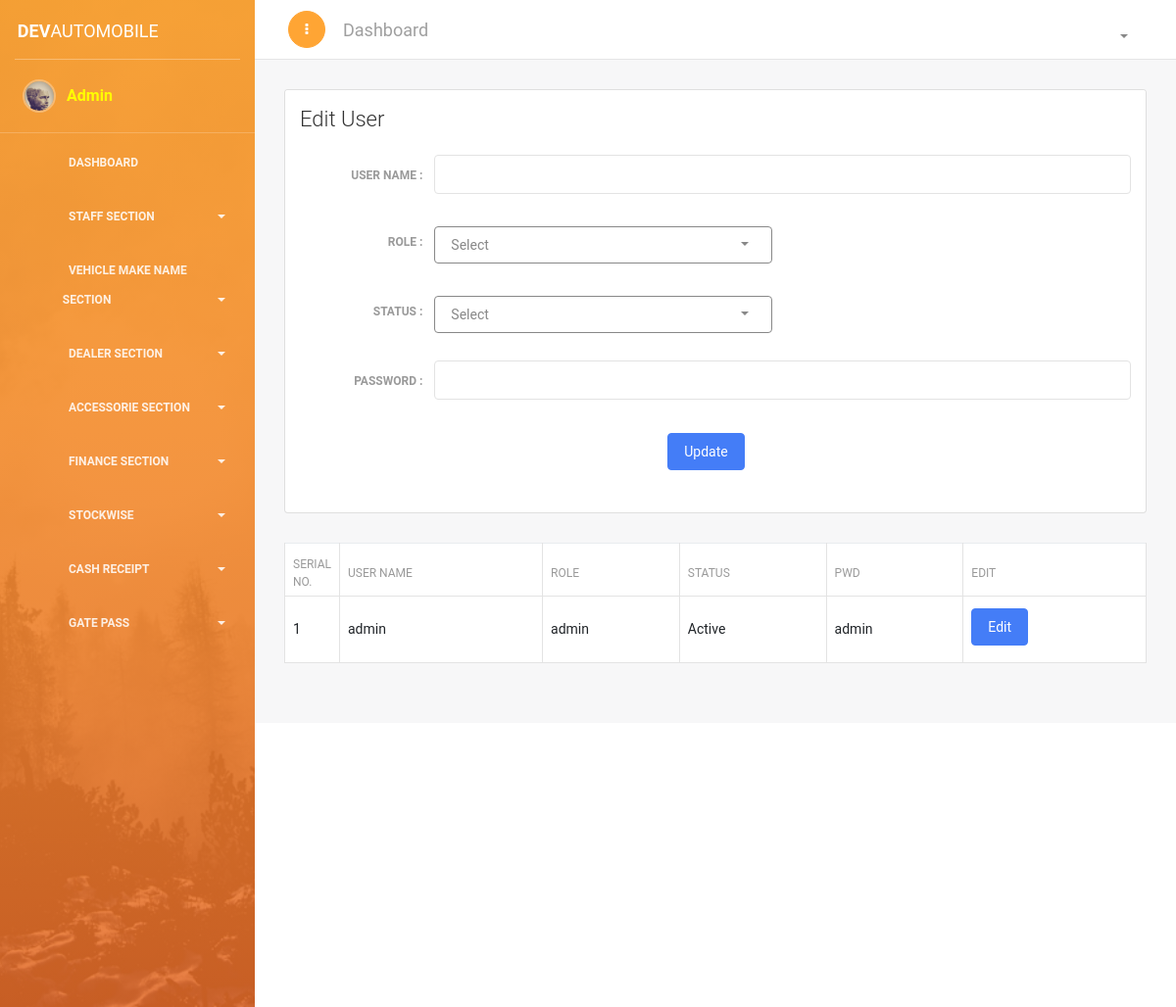
/edit-userdetails.php (signed in), run on the app's committed database.
### tables this page shows
CREATE TABLE `register` (
  `id` int(11) NOT NULL,
  `name` varchar(100) NOT NULL,
  `role` varchar(50) NOT NULL,
  `pwd` varchar(300) NOT NULL,
  `status` varchar(25) NOT NULL DEFAULT '0'
);

### edit-userdetails.php (the view, shortened to what this page needs)
<?php
if(!isset($_SESSION['name']) && !isset($_GET['id'])){
echo "<script> window.open('login.php', '_self')</script>";
}else{
$getId = $_GET['id'];
require_once('header/header.php');
require_once('header/conn.php');
?>
<link href="https://cdn.datatables.net/1.10.18/css/dataTables.bootstrap4.min.css" rel="stylesheet">
<div class="content">
<div class="container-fluid">
<div class="row">
<div class="col-md-12">
<div class="card ">
<div class="card-header ">
<h4 class="card-title">Edit User  </h4>
</div>
<div class="card-body ">
<?php
$u = "SELECT * FROM `register` WHERE id = '".$getId."'";
$us = mysqli_query($conn , $u);
$use = mysqli_fetch_array($us);
?>
<form method="POST" action="#" class="form-horizontal">
<div class="row">
<label class="col-sm-2 control-label"><b> User Name : </b></label>
<div class="col-sm-10">
<div class="form-group has-success">
<input type="text" name="name" value="<?php echo $use['name']; ?>" class="form-control" required="">
</div>
</div>
</div>
<div class="row">
<label class="col-sm-2 control-label"><b> Role : </b></label>
<div class="col-sm-5">
<div class="form-group has-success">
</div>
</div>
</div>
<div class="row">
<label class="col-sm-2 control-label"><b> Status : </b></label>
<div class="col-sm-5">
<div class="form-group has-success">
</div>
</div>
</div>
<div class="row">
<label class="col-sm-2 control-label"><b> Password : </b></label>
<div class="col-sm-10">
<div class="form-group has-success">
<input type="text" name="pwd" value="<?php echo $use['pwd']; ?>" class="form-control" required="">
</div>
</div>
</div>
<div class="row">
<div class="col-sm-2">
</div>
<div class="col-sm-10">
<div class="row">
<div class="col-md-4">
</div>
<div class="col-md-4">
<div class="form-group">
<button type="submit" name="add" class="btn btn-fill btn-primary">Update</button>
</div>
</div>
<div class="col-md-4">
</div>
</div>
</div>
</div>
</form>
</div>
</div>
</div>
<div class="container">
<table class="table table-bordered" id="dataTable" width="100%" cellspacing="0" style="background-color: white; ">
<thead>
<tr>
<th width="5%"> Serial No.</th>
<th> User Name</th>
<th> Role </th>
<th> Status </th>
<th> Pwd </th>
<th> Edit </th>
</tr>
</thead>
<tbody>
<?php
$s = "SELECT * FROM `register`";
$se = mysqli_query($conn , $s);
$i=0;
while ($sel = mysqli_fetch_array($se)) {
	$i++;
?>
<tr>
<td><?php echo $i; ?></td>
<td><?php echo $sel['name']?></td>
<td><?php echo $sel['role']?></td>
<td><?php echo $sel['status']?></td>
<td><?php echo $sel['pwd']?></td>
<td><a href="edit-userdetails.php?id=<?php echo $sel['id']; ?>"><button class="btn btn-primary"> Edit </button></a></td>
</tr>
<?php } ?>
</tbody>
</table>
</div>
</div>
</div>
</div>
<?php
require_once('header/footer.php');
 } ?>

### data on the page
register: name "admin", role "admin", status "Active", pwd "admin"

### other printed values
$_SESSION['name'] "Admin"
